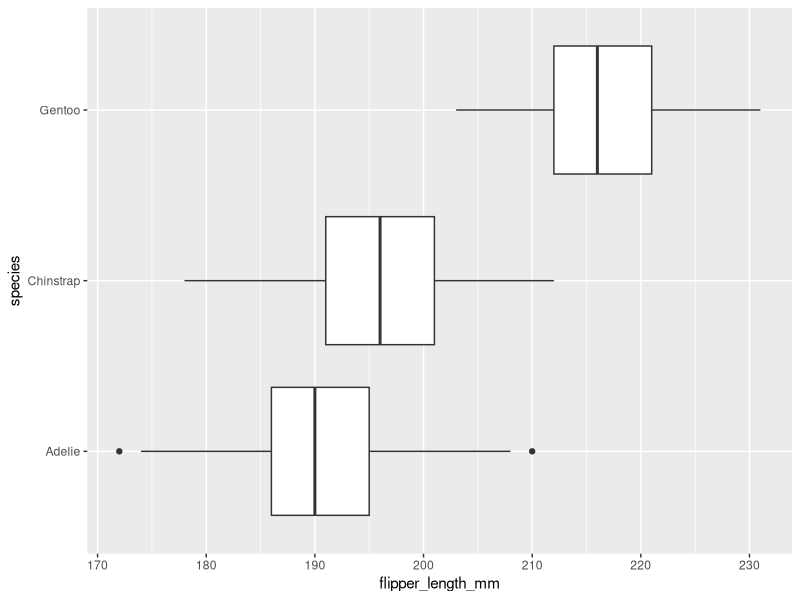
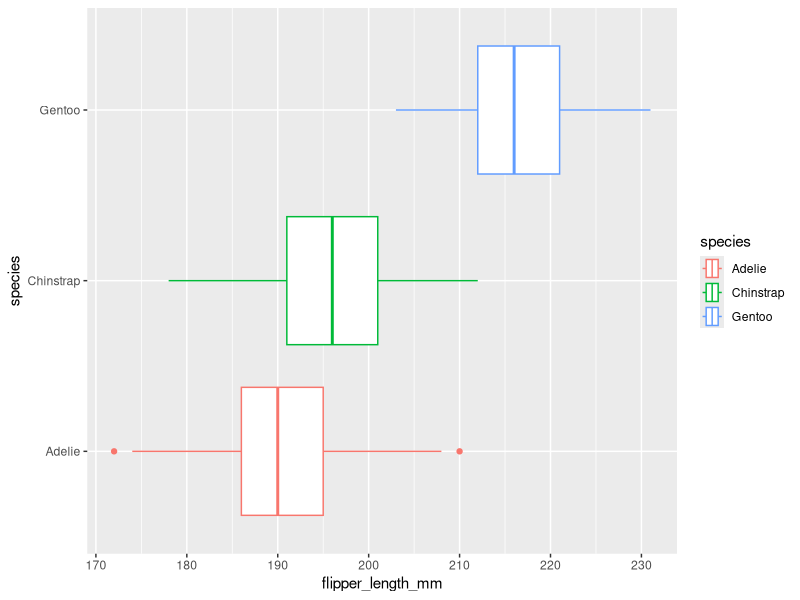
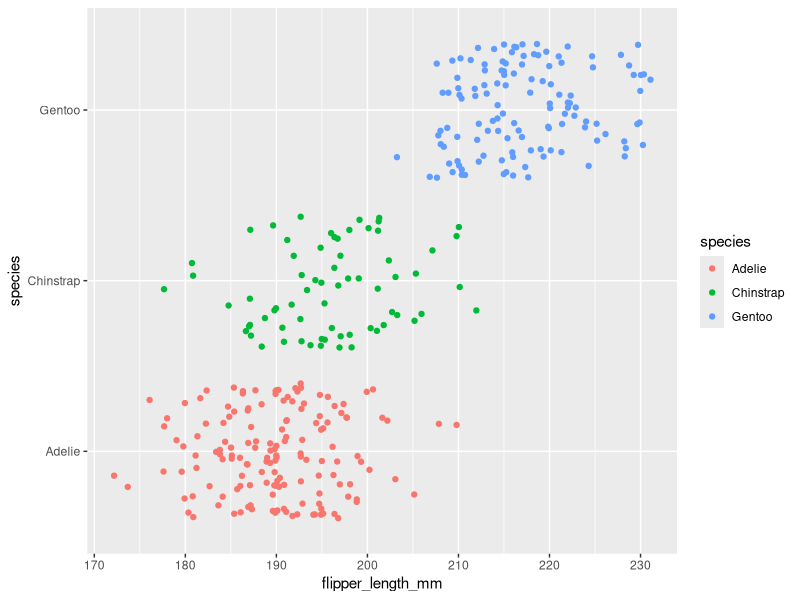
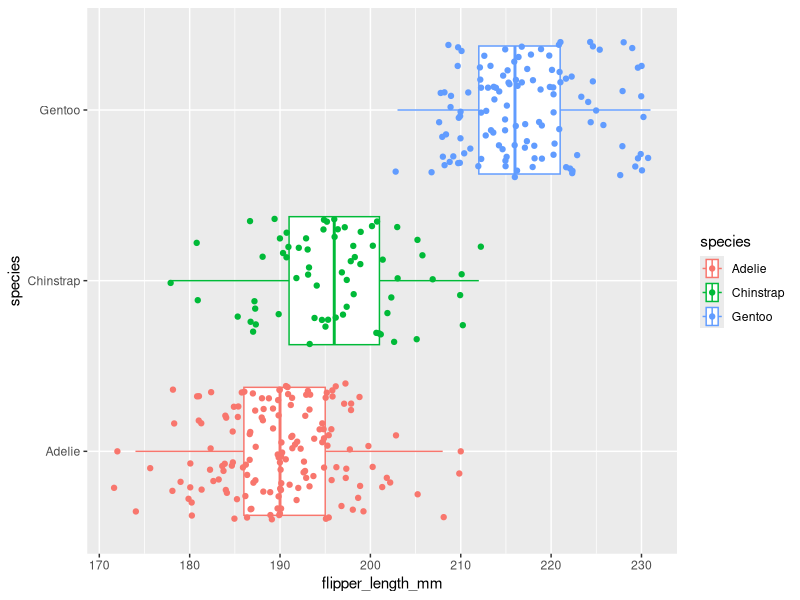
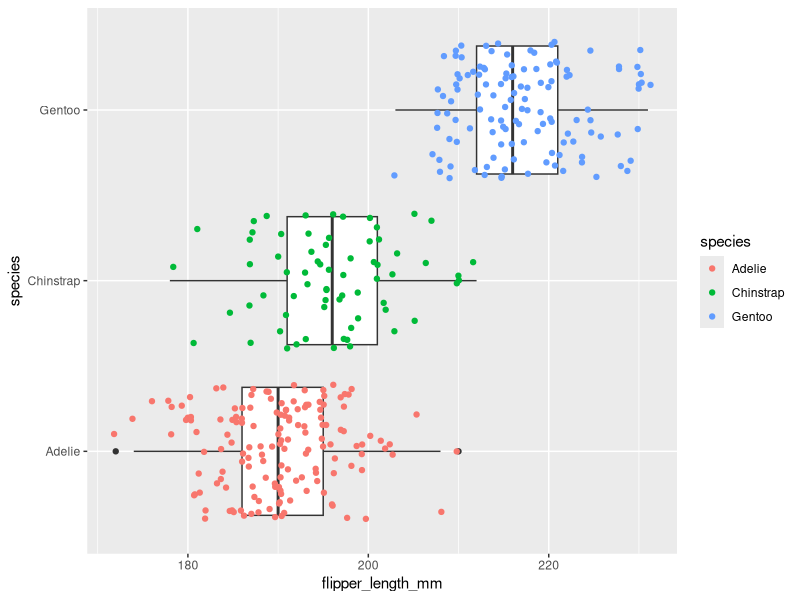

The R script that drew these images, in order:
## ---- chunk 1
knitr::opts_chunk$set(error = TRUE)
## ---- chunk 2
library(palmerpenguins)
penguins
## ---- chunk 3
library(ggplot2)
## ---- chunk 4
ggplot(data = penguins, mapping = aes(x = flipper_length_mm, y = species)) +
  geom_boxplot()
## ---- chunk 5
ggplot(data = penguins, mapping = aes(x = flipper_length_mm, y = species, color = species)) +
  geom_boxplot()
## ---- chunk 6
ggplot(data = penguins, mapping = aes(x = flipper_length_mm, y = species, color = species)) +
  geom_jitter()
## ---- chunk 7
ggplot(data = penguins, mapping = aes(x = flipper_length_mm, y = species, color = species)) +
  geom_boxplot() +
  geom_jitter()
## ---- chunk 8
ggplot(data = penguins,
       mapping = aes(x = flipper_length_mm, y = species)) +
  geom_boxplot() +
  geom_jitter(mapping = aes(color = species))
## ---- chunk 9

## ---- chunk 10

## ---- chunk 11

## ---- chunk 12

## ---- chunk 13

## ---- chunk 14

